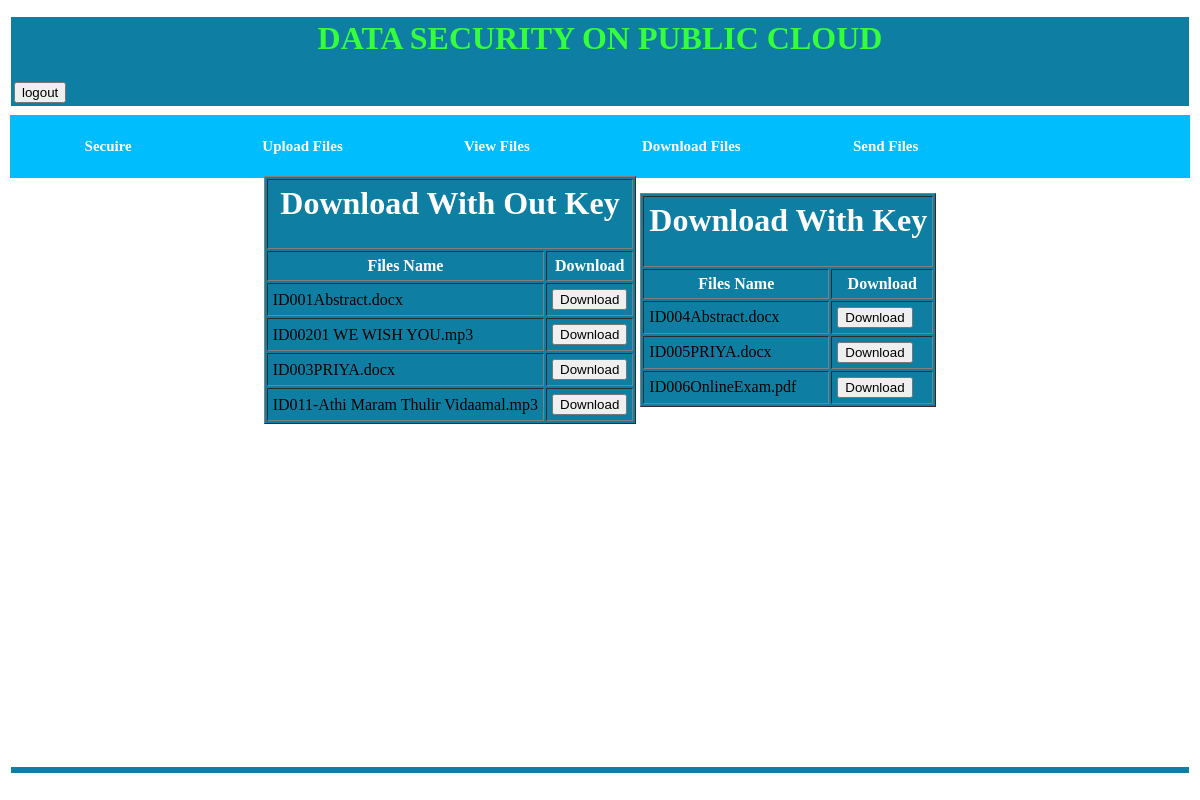
The app's page /file_down.php (signed in) with its own data.
### tables this page shows
CREATE TABLE IF NOT EXISTS `upload_tbl` (
  `upid` varchar(30) NOT NULL,
  `rid` varchar(30) NOT NULL,
  `up_name` varchar(100) NOT NULL,
  `uname` varchar(30) NOT NULL,
  `upass` varchar(30) NOT NULL,
  `type` varchar(30) NOT NULL
);

### file_down.php (the view, shortened to what this page needs)
<?php
include "header1.php";
include "db_con.php";
$rid=$_SESSION['uid'];
$qry="select * from upload_tbl where rid='$rid' and type='1'";
$res=mysqli_query($con,$qry);
?>
<center>
<form action="down_prc.php" method=post>
<table><tr><td>
<table border=1 style="background-color:#0E7FA2;" cellpadding=5px>
<tr><th colspan=2><h1>Download With Out Key</h1></th></tr>
<tr><th>Files Name</th><th>Download</th></tr>
<?php
while($row=mysqli_fetch_array($res))
{
?>
<tr>
<td><?php echo $row['up_name'];?></td>
<td><a href='correct1.php?a=<?php echo $row['up_name'];?>'><input type=button value="Download"></a></td>
</tr>
<?php } ?>
</table></td>
<td><table>
<table border=1 style="background-color:#0E7FA2;" cellpadding=5px>
<tr><th colspan=2><h1>Download With Key</h1></th></tr>
<tr><th>Files Name</th><th>Download</th></tr>
<?php
$qry="select * from upload_tbl where rid='$rid' and type=''";
$res=mysqli_query($con,$qry);
while($row=mysqli_fetch_array($res))
{
	$up_name=$row['up_name'];
?>
<tr>
<td><?php echo $row['up_name'];?></td>
<td><a href='down_prc.php?a=<?php echo $up_name;?>'><input type=button value="Download"></a></td>
</tr>
<?php } ?>
</table></td></tr>
</table>
</form>
<?php
include 'footer.php';
?>

### header1.php (shortened to what this page needs)
<html>
<head>
<link href="css/heal.css" rel="stylesheet">
</head>
 <body>
	<table width=100% height=100%>
		<tr height=13% class="print_hide"><td>
		<div id=head1>
				<table style="background-color:#0E7FA2;width:100%">
					<tr><td><h1><center><font color=#34FF3A>DATA SECURITY ON PUBLIC CLOUD</center></h1></td></tr>
					<tr><td><a href="logout.php"><input type=button value="logout"></a></td></tr>
				</table>
	 </div>
	 <tr height=8% class="print_hide"><td id="menu_bg">
		<?php include_once "nav.php"; ?>
		</td></tr>
		<tr height=72%><td>
			<div class="content">

### nav.php (shortened to what this page needs)
<html>
<body>
<?php
 if($_SESSION['utype']=='ADMIN')
 {
?>
<div id="container" class="print_hide">
	<ul>
	 <li><a href="sequire.php" class="dropdown">Secuire</a></li>
	</ul>
	<ul>
	 <li><a href="enc.php" class="dropdown">Upload Files</a></li>
	</ul>
	<ul>
	 <li><a href="download.php" class="dropdown">View Files</a></li>
	</ul>
	<ul>
	 <li><a href="file_down.php" class="dropdown">Download Files</a></li>
	</ul>
	<ul>
	 <li><a href="file_down1.php" class="dropdown">Send Files</a></li>
	</ul>
	</div>
<?php
}
?>
</body>
</html>

### footer.php (shortened to what this page needs)
</div>
</td></tr>
<tr height=5%><td>
			<div class="footer">
			</div>
			</td></tr>
		</body></html>

### css/heal.css (style rules this page uses)
.footer { width:94%; height:%; padding:3px 3%; font-size:14; background-color:#0E7FA2; color:#34FF3A; }
.content { width:100%; height:100%; position:relative; }
#menu_bg { background-color:#00BDFD; }
ul { list-style:none; padding:0px; margin:0px; width:100%; }
ul li { display:inline; float:left; width:16.5%; }
ul li a { color:#ffffff; margin-right:5px; font-weight:bold; font-size:15px; font-family:verdana; text-decoration:none; display:block; width:100%; height:27px; line-height:27px; text-align:center; -webkit-border-radius:5px; -moz-border-radius:5px; }

### file_down.php (style rules this page uses)
tr th { color:white; }

### records on screen
upload_tbl: up_name "ID001Abstract.docx"
upload_tbl: up_name "ID00201 WE WISH YOU.mp3"
upload_tbl: up_name "ID003PRIYA.docx"
upload_tbl: up_name "ID011-Athi Maram Thulir Vidaamal.mp3"
upload_tbl: up_name "ID004Abstract.docx"
upload_tbl: up_name "ID005PRIYA.docx"
upload_tbl: up_name "ID006OnlineExam.pdf"
